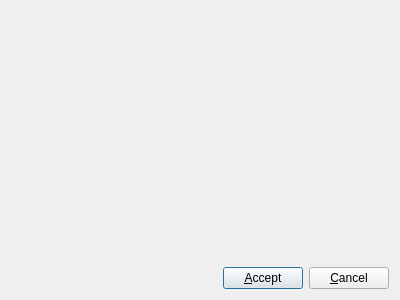
<?xml version="1.0" encoding="UTF-8"?>
<ui version="4.0">
 <class>PreferencesDialog</class>
 <widget class="QDialog" name="PreferencesDialog">
  <property name="geometry">
   <rect>
    <x>0</x>
    <y>0</y>
    <width>400</width>
    <height>300</height>
   </rect>
  </property>
  <property name="windowTitle">
   <string>Preferences</string>
  </property>
  <layout class="QVBoxLayout" name="verticalLayout">
   <item>
    <widget class="Screen" name="screen" native="true">
     <property name="sizePolicy">
      <sizepolicy hsizetype="Expanding" vsizetype="Expanding">
       <horstretch>0</horstretch>
       <verstretch>0</verstretch>
      </sizepolicy>
     </property>
    </widget>
   </item>
   <item>
    <layout class="QHBoxLayout" name="horizontalLayout">
     <item>
      <spacer>
       <property name="orientation">
        <enum>Qt::Horizontal</enum>
       </property>
       <property name="sizeHint" stdset="0">
        <size>
         <width>40</width>
         <height>20</height>
        </size>
       </property>
      </spacer>
     </item>
     <item>
      <widget class="QPushButton" name="pushAccept">
       <property name="text">
        <string>&amp;Accept</string>
       </property>
       <property name="icon">
        <iconset resource="common.qrc">
         <normaloff>:/images/images/ok.png</normaloff>:/images/images/ok.png</iconset>
       </property>
      </widget>
     </item>
     <item>
      <widget class="QPushButton" name="pushCancel">
       <property name="text">
        <string>&amp;Cancel</string>
       </property>
       <property name="icon">
        <iconset resource="common.qrc">
         <normaloff>:/images/images/cancel.png</normaloff>:/images/images/cancel.png</iconset>
       </property>
      </widget>
     </item>
    </layout>
   </item>
  </layout>
 </widget>
 <customwidgets>
  <customwidget>
   <class>Screen</class>
   <extends>QWidget</extends>
   <header>Koo.Screen.Screen</header>
   <container>1</container>
  </customwidget>
 </customwidgets>
 <resources>
  <include location="common.qrc"/>
 </resources>
 <connections>
  <connection>
   <sender>pushCancel</sender>
   <signal>clicked()</signal>
   <receiver>PreferencesDialog</receiver>
   <slot>reject()</slot>
   <hints>
    <hint type="sourcelabel">
     <x>336</x>
     <y>152</y>
    </hint>
    <hint type="destinationlabel">
     <x>332</x>
     <y>171</y>
    </hint>
   </hints>
  </connection>
 </connections>
</ui>
